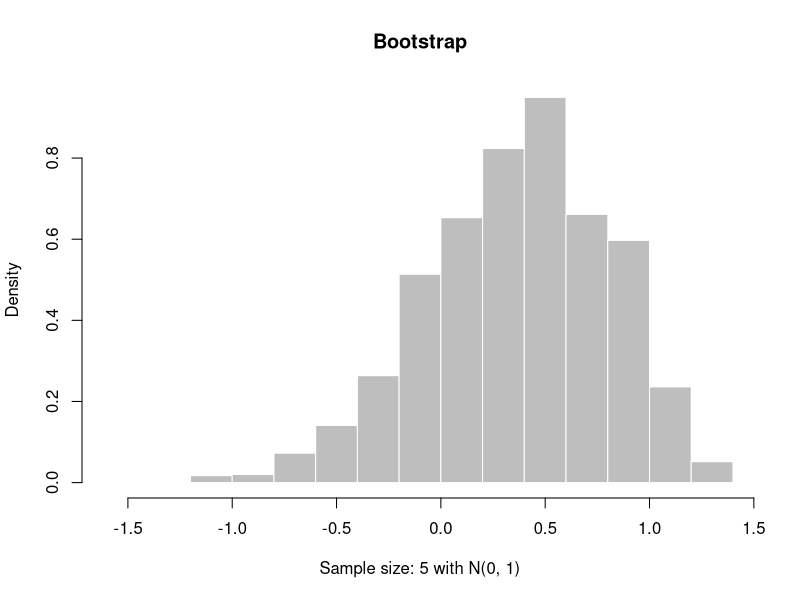
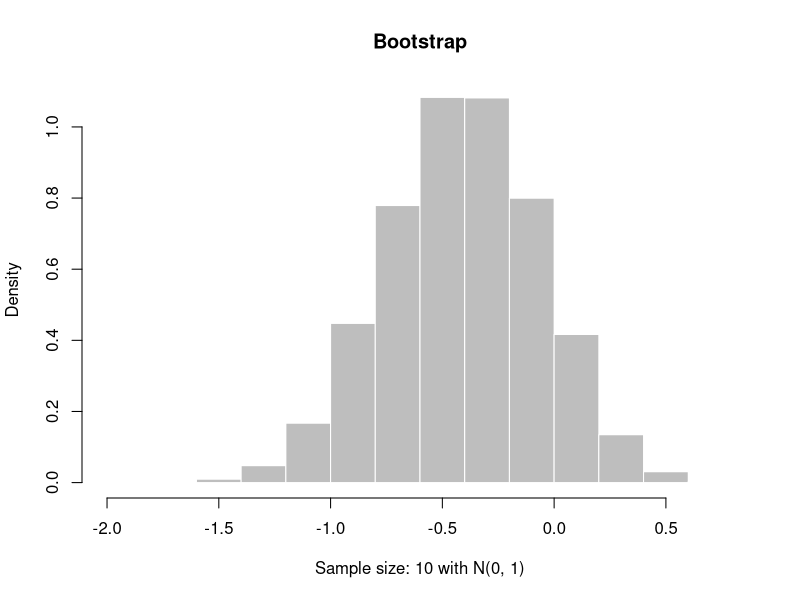
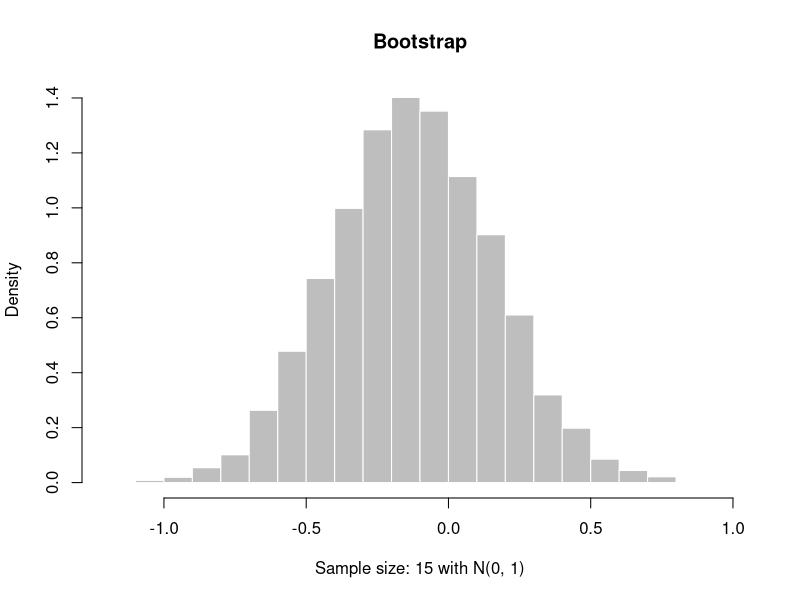
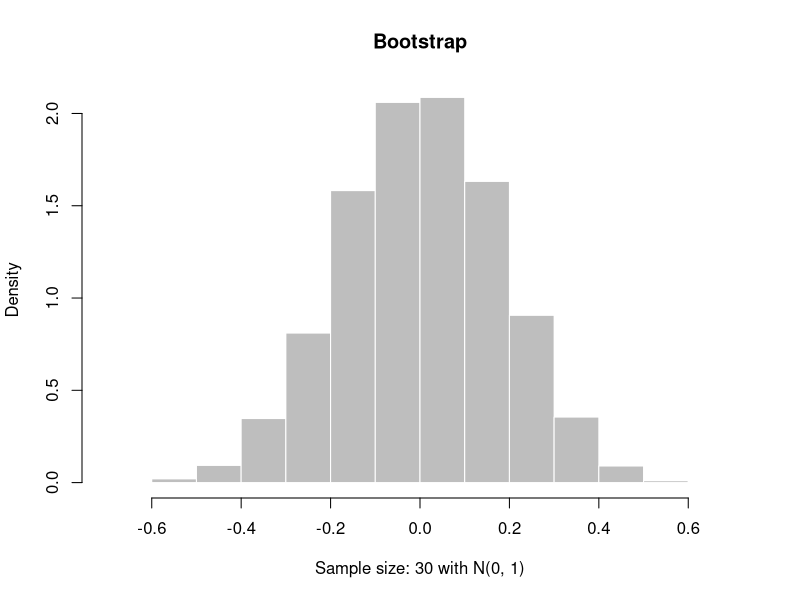
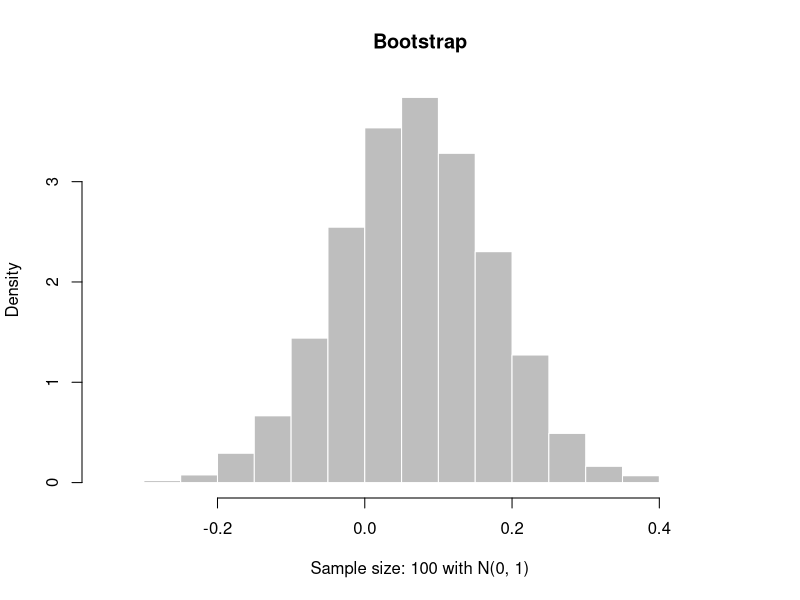

R code for these plots, in order:
# set.seed(1207)                                  # to reproduce the same result

# Find the bootstrap sample means and 95% bootstrap confidence intervals
bootstrap <- function(sample.data, B) {
  boot.dist <- vector(length = B)                 # sample size   
  N <- length(sample.data)
  
  for (i in 1:B) {
    # Generate 5, 10, 15, 30, 100 random samples from N(0, 1)
    boot.sample  <- sample(x = sample.data, size = N, replace = TRUE)
    boot.dist[i] <- mean(boot.sample)             # bootstrap sample mean
  }
  
  boot.dist = sort(boot.dist)
  
  return(boot.dist)
}

# Compare with the usual sample mean and 95% confidence intervals
B <- 10000
N <- c(5, 10, 15, 30, 100)

for (i in N) {
  sample.data <- rnorm(i, mean = 0, sd = 1)
  boot.dist <- bootstrap(sample.data, B)
  
  hist(boot.dist, prob = TRUE, main = "Bootstrap", 
       xlab = paste0("Sample size: ", i, " with N(0, 1)"), col = "grey", border = "white")
  
  cat(paste0("\n\nSample size: ", i))
  cat("\nBootstrap mean\n")
  cat(mean(boot.dist))
  
  cat("\nUsual sample mean\n")
  cat(mean(sample.data))
  
  cat("\nBootstrap 95% confidence intervals\n")
  cat(quantile(boot.dist, c(0.025, 0.975)))

  cat("\nUsual sample 95% confidence intervals\n")
  cat(c(mean(sample.data) - 1.96*sd(sample.data)/sqrt(i), 
        mean(sample.data) + 1.96*sd(sample.data)/sqrt(i)))
}